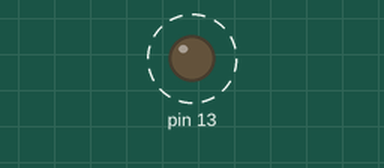
A sketch run on a simulated Arduino Uno, built with avr-gcc and run on an emulated ATmega328P. Parts: output pins drawn as LEDs (lit = HIGH). Dashed ring = blinking.

Above: at 0.5 s.
Timing chart, 0 to 4.7 s (numbered marks = the images above):
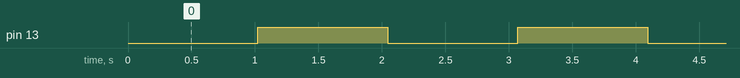

Measured:
- by itself, pin 13: alternates HIGH for 1.0 s and LOW for 1.0 s

The sketch:

InterruptsExternal.ino
```cpp
unsigned long int timerLED1;
unsigned long int timePreview = 0;
bool LEDOn = 0;

ISR (TIMER0_COMPA_vect) //функция, вызываемая таймером-счетчиком T0
{
    timerLED1++;
    if(timerLED1 - timePreview >= 1000)
    {
      timePreview = timerLED1;
      digitalWrite(13, (LEDOn = !LEDOn));
    }
}
void setup()
{
  pinMode(13, OUTPUT);
  TCCR0A |= (1 << WGM01);              //сброс при совпадении | регистр управления A
  OCR0A = 0xF9;                        //начало отсчета до переполнения (249) | регистр сравнения A (16 бит)
  TIMSK0 |= (1 << OCIE0A);             //разрешить прерывание при совпадении с регистром А | регистр маски прерываний для таймера/счетчика T0
  TCCR0B |= (1 << CS01) | (1 << CS00); //установить делитель частоты на 64 | регистр управления B
  sei();                               //разрешить прерывания
}
void loop()
{

}
```
